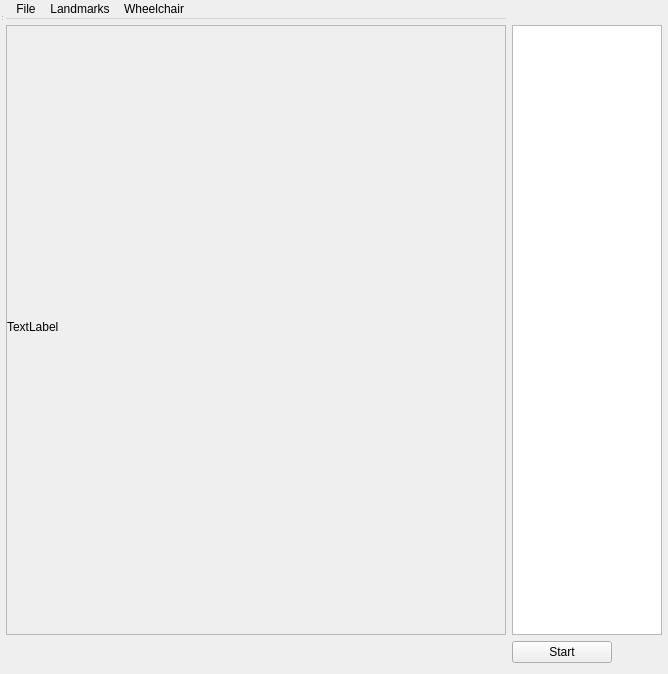
<?xml version="1.0" encoding="UTF-8"?>
<ui version="4.0">
 <class>MainWindow</class>
 <widget class="QWidget" name="MainWindow">
  <property name="enabled">
   <bool>true</bool>
  </property>
  <property name="geometry">
   <rect>
    <x>0</x>
    <y>0</y>
    <width>668</width>
    <height>674</height>
   </rect>
  </property>
  <property name="sizePolicy">
   <sizepolicy hsizetype="Expanding" vsizetype="Expanding">
    <horstretch>0</horstretch>
    <verstretch>0</verstretch>
   </sizepolicy>
  </property>
  <property name="windowTitle">
   <string>MainWindow</string>
  </property>
  <layout class="QGridLayout" name="gridLayout">
   <property name="leftMargin">
    <number>6</number>
   </property>
   <property name="topMargin">
    <number>0</number>
   </property>
   <property name="rightMargin">
    <number>6</number>
   </property>
   <item row="0" column="0">
    <widget class="QMenuBar" name="menubar">
     <widget class="QMenu" name="menuasd">
      <property name="title">
       <string>File</string>
      </property>
      <addaction name="actionsd"/>
      <addaction name="actionOpen_Landmarks"/>
     </widget>
     <widget class="QMenu" name="menuLandmarks">
      <property name="title">
       <string>Landmarks</string>
      </property>
      <addaction name="actionAdd_Landmark"/>
      <addaction name="actionDelete_Landmark"/>
     </widget>
     <widget class="QMenu" name="menuWheelchair">
      <property name="title">
       <string>Wheelchair</string>
      </property>
      <addaction name="actionSet_Wheelchair_Pose"/>
     </widget>
     <addaction name="menuasd"/>
     <addaction name="menuLandmarks"/>
     <addaction name="menuWheelchair"/>
    </widget>
   </item>
   <item row="2" column="1">
    <widget class="QListView" name="List_points">
     <property name="sizePolicy">
      <sizepolicy hsizetype="Expanding" vsizetype="Expanding">
       <horstretch>0</horstretch>
       <verstretch>0</verstretch>
      </sizepolicy>
     </property>
     <property name="minimumSize">
      <size>
       <width>150</width>
       <height>500</height>
      </size>
     </property>
     <property name="maximumSize">
      <size>
       <width>150</width>
       <height>16777215</height>
      </size>
     </property>
    </widget>
   </item>
   <item row="2" column="0">
    <widget class="QScrollArea" name="scrollArea">
     <property name="minimumSize">
      <size>
       <width>500</width>
       <height>500</height>
      </size>
     </property>
     <property name="widgetResizable">
      <bool>true</bool>
     </property>
     <widget class="QWidget" name="scrollAreaWidgetContents_8">
      <property name="geometry">
       <rect>
        <x>0</x>
        <y>0</y>
        <width>498</width>
        <height>604</height>
       </rect>
      </property>
      <widget class="QLabel" name="label_Map_image">
       <property name="geometry">
        <rect>
         <x>0</x>
         <y>0</y>
         <width>501</width>
         <height>601</height>
        </rect>
       </property>
       <property name="sizePolicy">
        <sizepolicy hsizetype="Preferred" vsizetype="Preferred">
         <horstretch>0</horstretch>
         <verstretch>0</verstretch>
        </sizepolicy>
       </property>
       <property name="minimumSize">
        <size>
         <width>0</width>
         <height>0</height>
        </size>
       </property>
       <property name="text">
        <string>TextLabel</string>
       </property>
      </widget>
     </widget>
    </widget>
   </item>
   <item row="3" column="1">
    <widget class="QPushButton" name="Button_Start">
     <property name="sizePolicy">
      <sizepolicy hsizetype="Fixed" vsizetype="Fixed">
       <horstretch>0</horstretch>
       <verstretch>0</verstretch>
      </sizepolicy>
     </property>
     <property name="minimumSize">
      <size>
       <width>100</width>
       <height>0</height>
      </size>
     </property>
     <property name="text">
      <string>Start</string>
     </property>
    </widget>
   </item>
  </layout>
  <widget class="QStatusBar" name="statusbar">
   <property name="geometry">
    <rect>
     <x>0</x>
     <y>0</y>
     <width>3</width>
     <height>22</height>
    </rect>
   </property>
  </widget>
  <action name="actionsd">
   <property name="text">
    <string>Save LandMarks</string>
   </property>
  </action>
  <action name="actionOpen_Landmarks">
   <property name="text">
    <string>Open Landmarks</string>
   </property>
  </action>
  <action name="actionAdd_Landmark">
   <property name="text">
    <string>Add Landmark</string>
   </property>
  </action>
  <action name="actionDelete_Landmark">
   <property name="text">
    <string>Delete Landmark</string>
   </property>
  </action>
  <action name="actionSet_Wheelchair_Pose">
   <property name="text">
    <string>Set Wheelchair Pose</string>
   </property>
  </action>
 </widget>
 <resources/>
 <connections/>
</ui>
